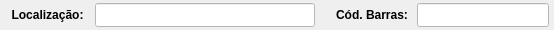
        <widget class="QWidget" name="widget_44" native="true">
         <property name="minimumSize">
          <size>
           <width>0</width>
           <height>30</height>
          </size>
         </property>
         <property name="maximumSize">
          <size>
           <width>16777215</width>
           <height>30</height>
          </size>
         </property>
         <property name="styleSheet">
          <string notr="true"/>
         </property>
         <layout class="QHBoxLayout" name="horizontalLayout_36">
          <property name="spacing">
           <number>5</number>
          </property>
          <property name="leftMargin">
           <number>5</number>
          </property>
          <property name="topMargin">
           <number>3</number>
          </property>
          <property name="rightMargin">
           <number>5</number>
          </property>
          <property name="bottomMargin">
           <number>3</number>
          </property>
          <item>
           <widget class="QLabel" name="label_76">
            <property name="minimumSize">
             <size>
              <width>85</width>
              <height>0</height>
             </size>
            </property>
            <property name="maximumSize">
             <size>
              <width>85</width>
              <height>16777215</height>
             </size>
            </property>
            <property name="font">
             <font>
              <pointsize>9</pointsize>
              <weight>75</weight>
              <bold>true</bold>
             </font>
            </property>
            <property name="text">
             <string>Localização:</string>
            </property>
            <property name="alignment">
             <set>Qt::AlignCenter</set>
            </property>
           </widget>
          </item>
          <item>
           <widget class="QLineEdit" name="line_Local">
            <property name="sizePolicy">
             <sizepolicy hsizetype="Preferred" vsizetype="Preferred">
              <horstretch>0</horstretch>
              <verstretch>0</verstretch>
             </sizepolicy>
            </property>
            <property name="minimumSize">
             <size>
              <width>220</width>
              <height>0</height>
             </size>
            </property>
            <property name="maximumSize">
             <size>
              <width>220</width>
              <height>16777215</height>
             </size>
            </property>
            <property name="font">
             <font>
              <pointsize>9</pointsize>
             </font>
            </property>
            <property name="styleSheet">
             <string notr="true">background-color: rgb(255, 255, 255);</string>
            </property>
            <property name="text">
             <string/>
            </property>
            <property name="maxLength">
             <number>20</number>
            </property>
            <property name="alignment">
             <set>Qt::AlignCenter</set>
            </property>
           </widget>
          </item>
          <item>
           <widget class="QLabel" name="label_4">
            <property name="text">
             <string/>
            </property>
           </widget>
          </item>
          <item>
           <widget class="QLabel" name="label_77">
            <property name="minimumSize">
             <size>
              <width>80</width>
              <height>0</height>
             </size>
            </property>
            <property name="maximumSize">
             <size>
              <width>80</width>
              <height>16777215</height>
             </size>
            </property>
            <property name="font">
             <font>
              <pointsize>9</pointsize>
              <weight>75</weight>
              <bold>true</bold>
             </font>
            </property>
            <property name="text">
             <string>Cód. Barras:</string>
            </property>
            <property name="alignment">
             <set>Qt::AlignCenter</set>
            </property>
           </widget>
          </item>
          <item>
           <widget class="QLineEdit" name="line_Barras">
            <property name="sizePolicy">
             <sizepolicy hsizetype="Preferred" vsizetype="Preferred">
              <horstretch>0</horstretch>
              <verstretch>0</verstretch>
             </sizepolicy>
            </property>
            <property name="minimumSize">
             <size>
              <width>132</width>
              <height>0</height>
             </size>
            </property>
            <property name="maximumSize">
             <size>
              <width>132</width>
              <height>16777215</height>
             </size>
            </property>
            <property name="font">
             <font>
              <pointsize>9</pointsize>
             </font>
            </property>
            <property name="styleSheet">
             <string notr="true">background-color: rgb(255, 255, 255);</string>
            </property>
            <property name="text">
             <string/>
            </property>
            <property name="maxLength">
             <number>32767</number>
            </property>
            <property name="alignment">
             <set>Qt::AlignCenter</set>
            </property>
           </widget>
          </item>
         </layout>
        </widget>
